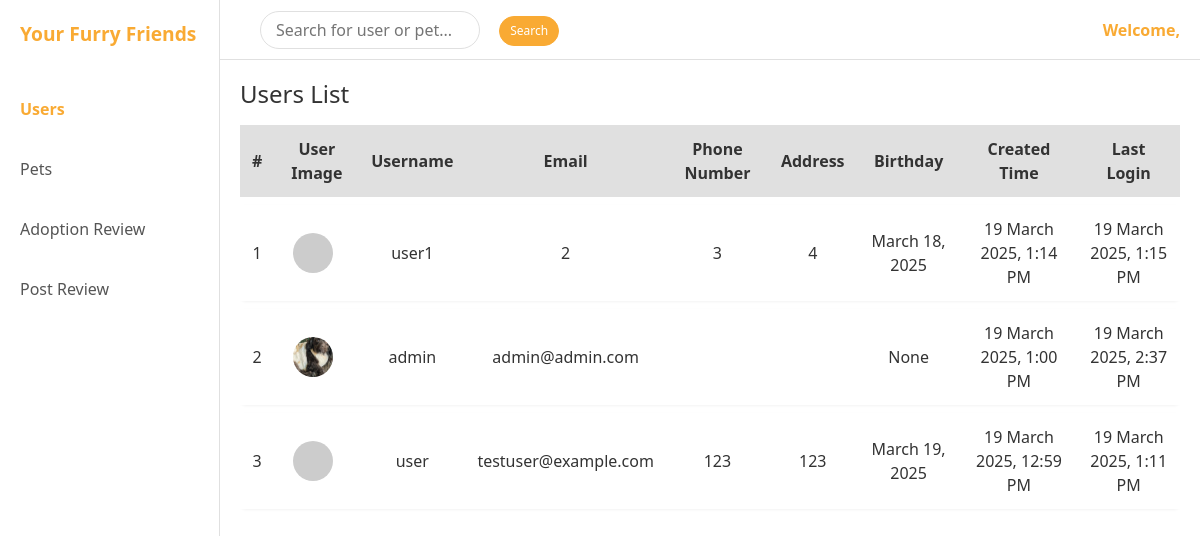
/admin-dashboard/, run on an earlier commit of the app's database.
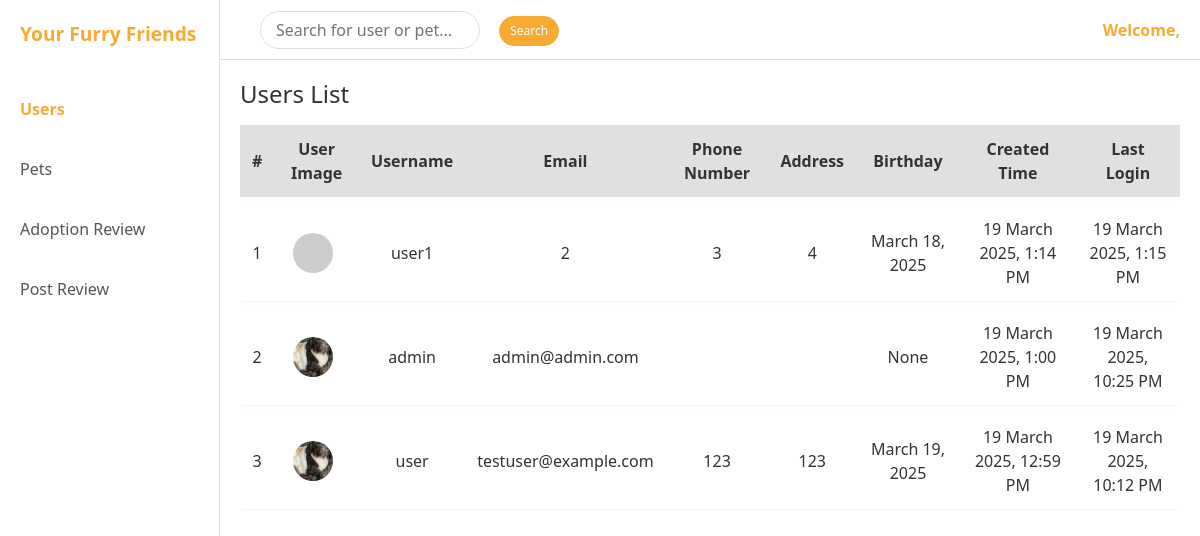
And on a later commit of the database.
### accounts/models.py (models this page shows, shortened)
class User(AbstractUser):
    email = models.EmailField(unique=False, blank=True, null=True) # 改为了false（允许了多个用户注册）
    username = models.CharField(max_length=50, unique=True)  # 自定义用户名长度
    phone_no = models.CharField(max_length=15, unique=True, null=True, blank=True)
    address = models.TextField(null=True, blank=True)
    birthday = models.DateField(null=True, blank=True)
    title = models.CharField(max_length=50, null=True, blank=True)
    user_type = models.CharField(
        max_length=20,
        choices=[('User', 'User'), ('Admin', 'Admin')],
        default='User'
    )  # 用户类型（普通用户 / 管理员）
    status = models.CharField(
        max_length=10,
        choices=[('Active', 'Active'), ('Banned', 'Banned')],
        default='Active'
    )  # 用户状态
    user_image = models.ImageField(upload_to='user_images/', null=True, blank=True)
    created_at = models.DateTimeField(auto_now_add=True)
    updated_at = models.DateTimeField(auto_now=True)

### admin_dashboard/views.py (the view, shortened to what this page needs)
# urls.py: path('', views.admin_dashboard, name='admin_dashboard'),
def admin_dashboard(request):
    keyword = request.GET.get('keyword', '').strip()
    tab = request.GET.get('tab', '')  # 获取 tab 值，避免重复计算
    users_list = User.objects.exclude(user_type='Admin').order_by('-date_joined')
    pets_list_cats = Pet.objects.filter(
        type__iexact='Cat',
        postpetinfo__status='Approved'
    ).order_by('-created_at').distinct()
    pets_list_dogs = Pet.objects.filter(
        type__iexact='Dog',
        postpetinfo__status='Approved'
    ).order_by('-created_at').distinct()
    post_list = PostPetInfo.objects.select_related('pet','user').all().order_by('-created_at')
    adoption_reviews = AdoptionReview.objects.prefetch_related(
        'adopt_info'
    ).select_related(
        'pet', 'adopter_username', 'operator_username'
    ).order_by('-applied_at')
    has_results = False  # 标记是否有搜索结果
    context = {
        "users_list": users_list,
        "pets_list_cats": pets_list_cats,
        "pets_list_dogs": pets_list_dogs,
        'adoption_reviews': adoption_reviews,
        "post_list": post_list,  # 传递 Post Review 数据
        "tab": tab,  # 传递给前端，避免 JS 误判
    }
    return render(request, 'admin_dashboard/admin_dashboard.html', context)

### templates/admin_dashboard/admin_dashboard.html (shortened to what this page needs)
<!DOCTYPE html>
<html lang="en">
<head>
  <link href="https://cdn.jsdelivr.net/npm/bootstrap@5.3.0/dist/css/bootstrap.min.css" rel="stylesheet" />
</head>
<body>
  <div class="sidebar">
    <div class="logo">Your Furry Friends</div>
    <div class="nav-item">
      <a href="#" id="nav-users" class="active">Users</a>
    </div>
    <div class="nav-item">
      <a href="#" id="nav-pets">Pets</a>
    </div>
    <div class="nav-item">
      <a href="#" id="nav-adoption">Adoption Review</a>
    </div>
    <div class="nav-item">
      <a href="#" id="nav-postreview">Post Review</a>
    </div>
  </div>
  <div class="topbar">
    <div class="search-filter">
      <form method="GET" action="{% url 'admin_dashboard:admin_dashboard' %}">
        <input type="text" id="searchInput" name="keyword" placeholder="Search for user or pet..." value="{{ request.GET.keyword|default:'' }}">
        <button id="searchButton" type="submit" class="btn btn-orange btn-search">Search</button>
      </form>
    </div>
    <div class="admin-dropdown">
      <a href="#" class="welcome-text" data-bs-toggle="modal" data-bs-target="#logoutModal">
        Welcome, {{ request.user.username }}
      </a>
    </div>
  </div>
  <div class="main-content">
    <div id="users-section">
      <h4>Users List</h4>
      <div class="scroll-container">
        <table class="table-custom">
          <thead>
            <tr>
              <th>#</th>
              <th>User Image</th>
              <th>Username</th>
              <th>Email</th>
              <th>Phone Number</th>
              <th>Address</th>
              <th>Birthday</th>
              <th>Created Time</th>
              <th>Last Login</th>
            </tr>
          </thead>
          <tbody id="users-tbody">
          {% for user in users_list %}
            <tr>
              <td>{{ forloop.counter }}</td>
              <td>
                {% if user.user_image %}
                  <img src="{{ user.user_image.url }}" alt="{{ user.username }}" class="avatar">
                {% else %}
                  <img src="https://via.placeholder.com/40" alt="No Image" class="avatar">
                {% endif %}
              </td>
              <td>{{ user.username }}</td>
              <td>{{ user.email }}</td>
              <td>{{ user.phone_no }}</td>
              <td>{{ user.address }}</td>
              <td>{{ user.birthday }}</td>
              <td>{{ user.date_joined|date:"j F Y, g:i A" }}</td>
              <td>{{ user.last_login|date:"j F Y, g:i A" }}</td>
            </tr>
          {% empty %}
            <tr>
              <td colspan="9">No registered users yet.</td>
            </tr>
          {% endfor %}
          </tbody>
        </table>
      </div>
    </div>
  </div>
</body>
</html>

What changed in the data, as far as the page shows it:
changed User "admin": last_login "19 March 2025, 2:37 PM" → "19 March 2025, 10:25 PM"
changed User "user": user_image: picture added; last_login "19 March 2025, 1:11 PM" → "19 March 2025, 10:12 PM"
